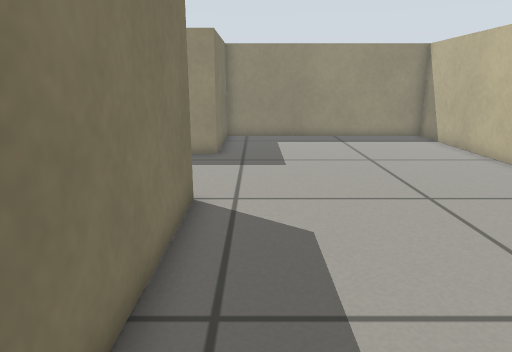
[1] (above)

16 first-person views from a walk through a robot-simulator world made for Gazebo. The camera is 0.57 m above the floor, tilts 14° down and sees 70° across. The floor is counted in squares, 0.2 m on a side. Each view is taken from the middle of a square. On the plan, view 1 faces up. The plan holds only what a view shows up to about 20 squares ahead; the rest is blank.

[2]
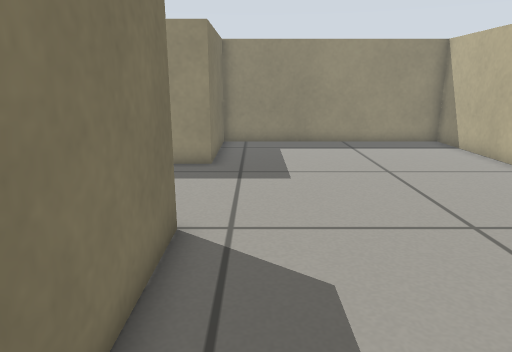

[3]
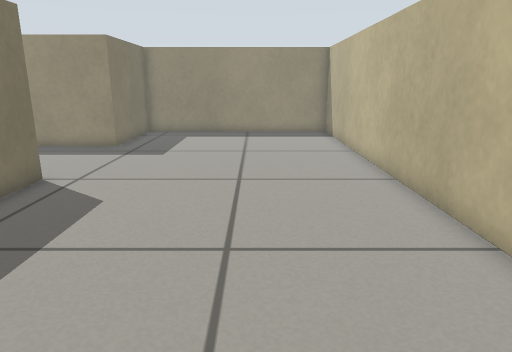

[4]
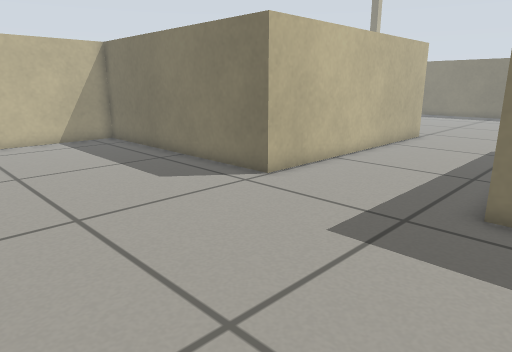

[5]
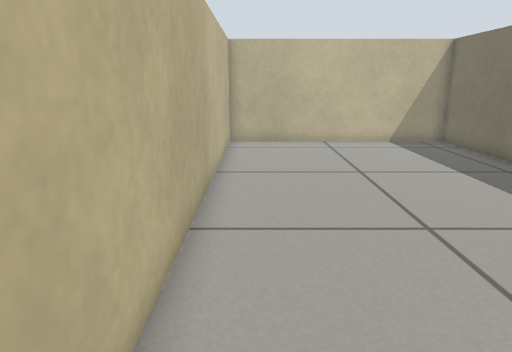

[6]
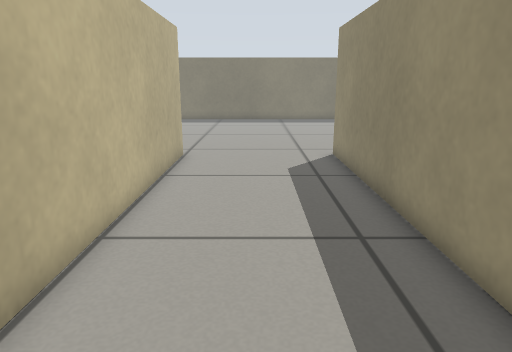

[7]
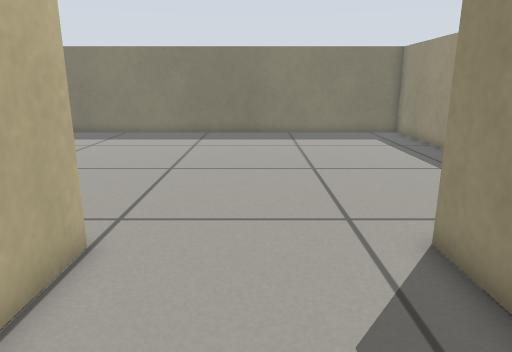

[8]
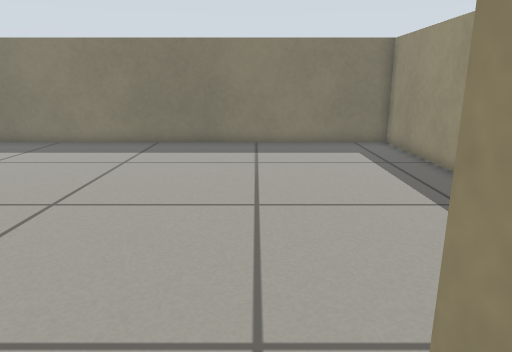

[9]
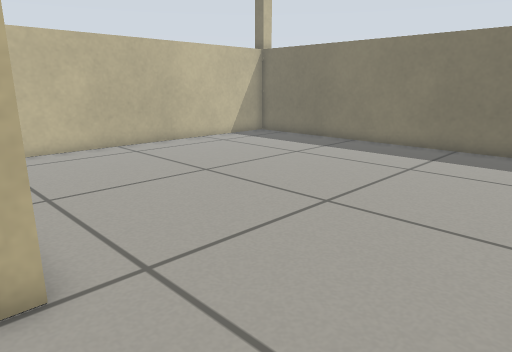

[10]
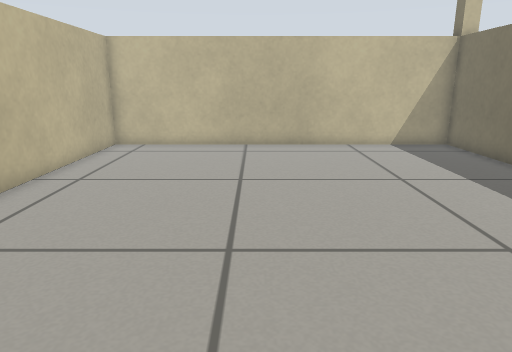

[11]
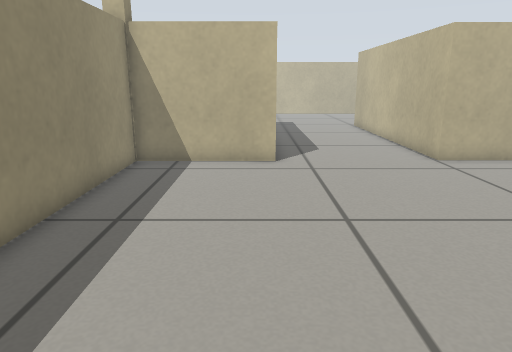

[12]
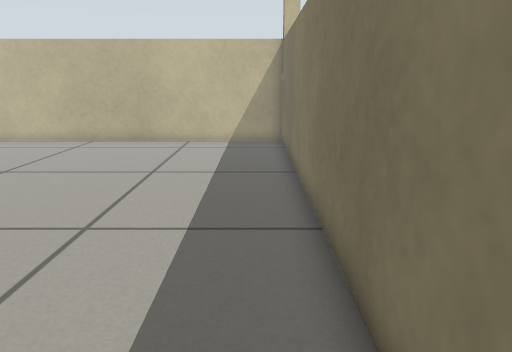

[13]
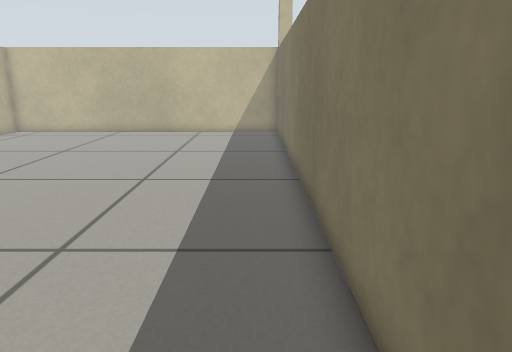

[14]
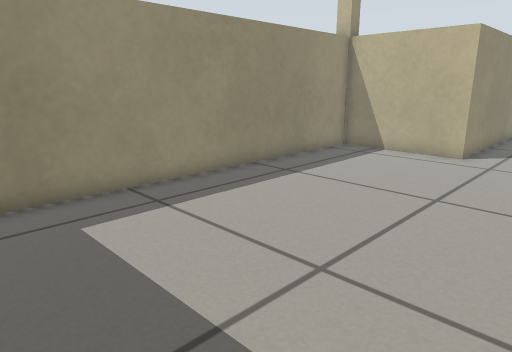

[15]
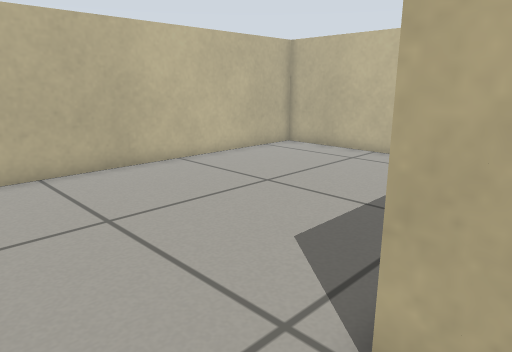

[16]
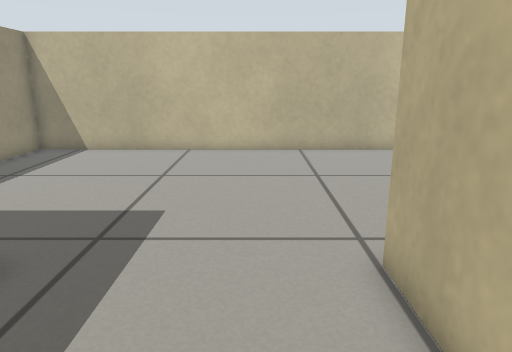

### Floor plan
Ten units are one square. View 1 is at (0, 0); x grows to the right and y downward. Boxes are objects, and circles mark ways between rooms. Rooms are numbered by the first view taken in them; rooms with no view inside come last. Other rooms are left out.
<svg viewBox="-309 -211 407 244">
<path fill="none" stroke="#000" d="M-142 -90 -16 -90 -16 28 93 28 93 -206 -16 -206 -16 -153 -142 -153M-142 -61 -142 -90M-142 -153 -142 -206 -304 -206 -304 28 -142 28 -142 -55"/>
<circle cx="-148" cy="-125" r="3" fill="#2a7"/>
<text x="10" y="-100">1</text>
<text x="-230" y="-90">2</text>
</svg>
Room 1 opens to room 2.

Where each view was taken, in squares from view 1:
view 1: 0 up, 0 right, facing up
view 2: 2 up, 0 right, facing up
view 3: 2 down, 5 right, facing up
view 4: 17 up, 7 right, facing down-left
view 5: 16 up, 8 right, facing down
view 6: 12 up, 1 right, facing left
view 7: 12 up, 8 left, facing left
view 8: 14 up, 12 left, facing left
view 9: 14 up, 13 left, facing down-left
view 10: 15 up, 21 left, facing down
view 11: 16 up, 28 left, facing right
view 12: 16 up, 29 left, facing down
view 13: 20 up, 29 left, facing down
view 14: 11 up, 30 left, facing up-right
view 15: 12 up, 3 left, facing down-right
view 16: 11 up, 7 left, facing right
